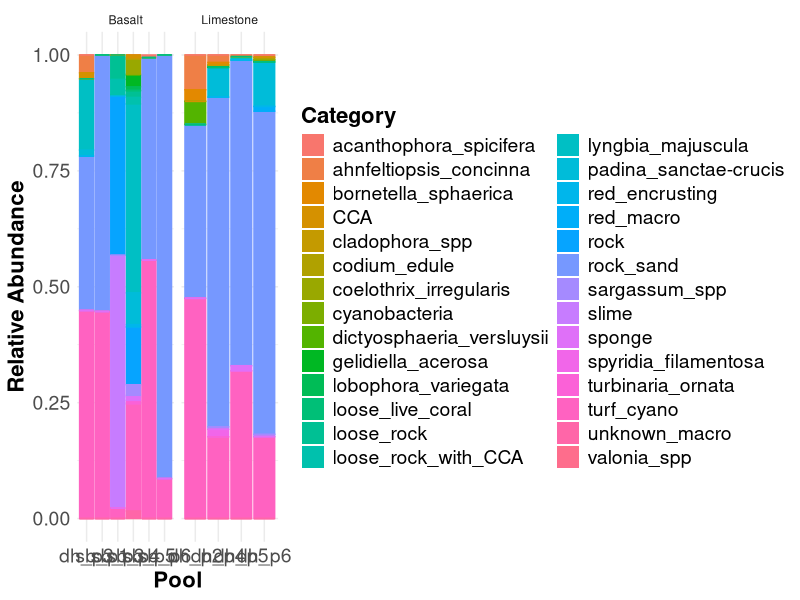
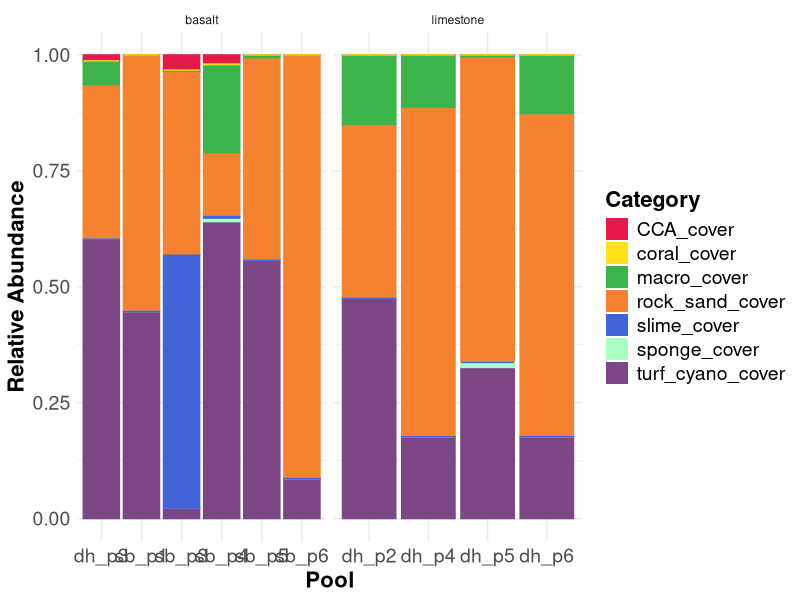
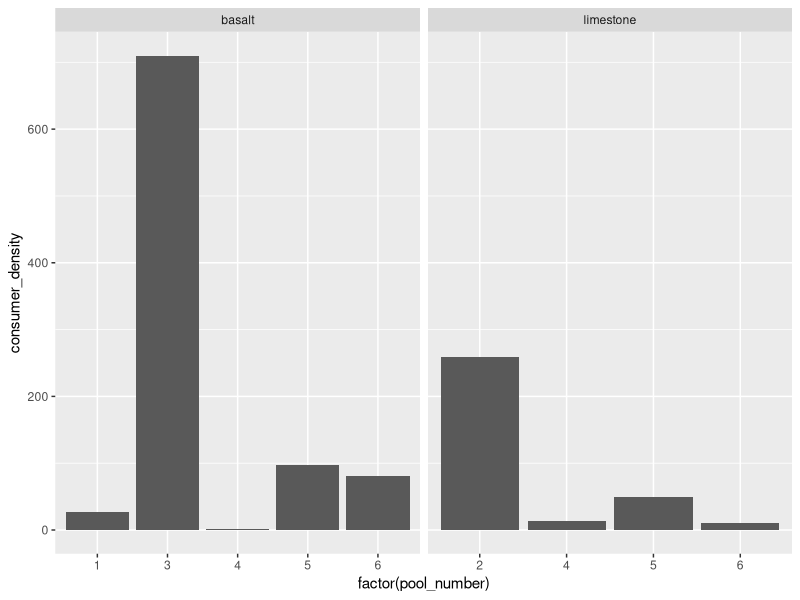
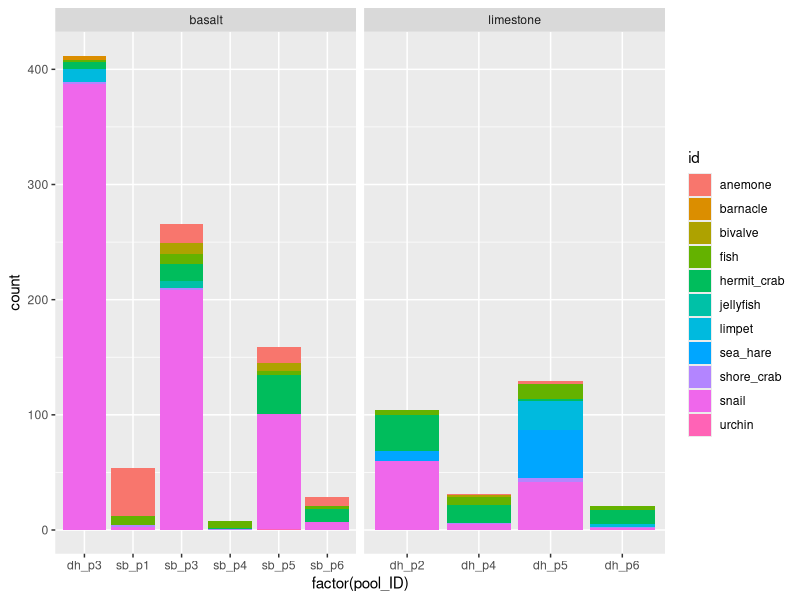
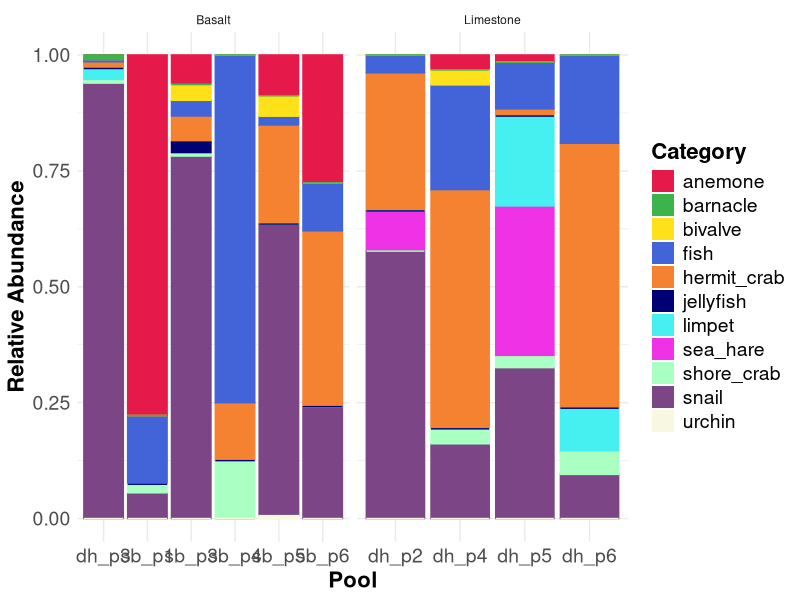

These figures' R source, in order:
## ---- chunk 1
library(tidyverse)
library(here)
## ---- chunk 2
prods <- read_csv(here("Test Sampling", "Data", "producers.csv"))
cons <- read_csv(here("Test Sampling", "Data", "consumers.csv"))
## ---- chunk 3
prods_long <- prods %>%
  select(-c("rock_sand_cover":"notes")) %>%
  pivot_longer(
    cols = c("rock_sand":"sponge"),
    names_to = "id",
    values_to = "num_points")
## ---- chunk 4
prods_long %>% ggplot(aes(x= factor(pool_ID),
               y = num_points, 
               fill= factor(id), 
               color= id)) + # set lines surrounding each color to match the fill colors 
      geom_bar(stat="identity", position="fill") + # stacked bars
      facet_wrap(~substrate, scales = "free_x",
                 labeller = as_labeller(c(basalt = "Basalt", limestone = "Limestone"))) + 
  
      labs(x = "Pool", # labels
           y="Relative Abundance",
           fill = "Category") +

      theme_minimal() +  # theme
      theme(title = element_text(size = 18, face = "bold"), # make title bigger and bold
            axis.title = element_text(size = 16), # make all text bigger
            axis.text = element_text(size = 14),
            legend.title = element_text(size = 16),
            legend.text = element_text(size = 14)) +
    
      
      guides(color = "none") #+ # keep only legend for fill since fill and color are the same
      
#      scale_fill_manual(values = c('#e6194b', '#3cb44b', "lightblue", '#4363d8', '#f58231', '#000075', '#46f0f0', '#f032e6', '#fabebe', '#800000', '#008080',  '#e6beff', '#aaffc3', '#ffe119' , '#808000')) +
      
#      scale_color_manual(values = c('#e6194b', '#3cb44b', "lightblue", '#4363d8', '#f58231', '#000075', '#46f0f0', '#f032e6', '#fabebe', '#800000', '#008080',  '#e6beff', '#aaffc3', '#ffe119' , '#808000'))
## ---- chunk 5
prods_cover_long <- prods %>%
  select(-c("rock_sand":"total_points", "cover_sum", "notes")) %>%
  pivot_longer(
    cols = c("rock_sand_cover":"slime_cover"),
    names_to = "id",
    values_to = "num_points")
## ---- chunk 6
prods_cover_long %>% ggplot(aes(x= factor(pool_ID),
               y = num_points, 
               fill= factor(id), 
               color= id)) + # set lines surrounding each color to match the fill colors
      geom_bar(stat="identity", position="fill") + # stacked bars
      facet_wrap(~substrate, scales = "free_x") +
  
      labs(x = "Pool", # labels
           y="Relative Abundance",
           fill = "Category") +

      theme_minimal() +  # theme
      theme(title = element_text(size = 18, face = "bold"), # make title bigger and bold
            axis.title = element_text(size = 16), # make all text bigger
            axis.text = element_text(size = 14),
            legend.title = element_text(size = 16),
            legend.text = element_text(size = 14)) +
    
      
      guides(color = "none")  + # keep only legend for fill since fill and color are the same
      
      scale_fill_manual(values = c('#e6194b', '#ffe119', '#3cb44b', '#f58231', '#4363d8', '#aaffc3', "#7C4585")) +
      
      scale_color_manual(values = c('#e6194b', '#ffe119',  '#3cb44b', '#f58231', '#4363d8', '#aaffc3', "#7C4585"))
## ---- chunk 7
cons %>% ggplot(aes(x = factor(pool_number),
                    y = consumer_density)) +
  geom_bar(stat = "identity") +
  facet_wrap(~substrate, scale = "free_x") 
## ---- chunk 8
cons_long <- cons %>%
  select(-c("total_consumers":"notes")) %>%
  pivot_longer(
    cols = c("sea_hare":"jellyfish"),
    names_to = "id",
    values_to = "count")
## ---- chunk 9
cons_long %>% ggplot(aes(x = factor(pool_ID),
                    y = count , 
                    fill = id)) + 
  geom_bar(stat = "identity") +
  facet_wrap(~substrate, scale = "free_x")
## ---- chunk 10
cons_long %>% ggplot(aes(x= factor(pool_ID),
               y = count, 
               fill= factor(id), 
               color= id)) + # set lines surrounding each color to match the fill colors
      geom_bar(stat="identity", position="fill") + # stacked bars
      facet_wrap(~substrate, scale = "free_x",
                 labeller = as_labeller(c(basalt = "Basalt", limestone = "Limestone"))) +
   
      labs(x = "Pool", # labels
           y="Relative Abundance",
           fill = "Category") +

      theme_minimal() +  # theme
      theme(title = element_text(size = 18, face = "bold"), # make title bigger and bold
            axis.title = element_text(size = 16), # make all text bigger
            axis.text = element_text(size = 14),
            legend.title = element_text(size = 16),
            legend.text = element_text(size = 14)) +
    
      
      guides(color = "none") + # keep only legend for fill since fill and color are the same
      
      scale_fill_manual(values = c('#e6194b', '#3cb44b', '#ffe119', '#4363d8', '#f58231', '#000075', '#46f0f0', '#f032e6', '#aaffc3', "#7C4585", "#F8F8E1")) +
      
      scale_color_manual(values = c('#e6194b', '#3cb44b', '#ffe119', '#4363d8', '#f58231', '#000075', '#46f0f0', '#f032e6', '#aaffc3', "#7C4585", "#F8F8E1"))
